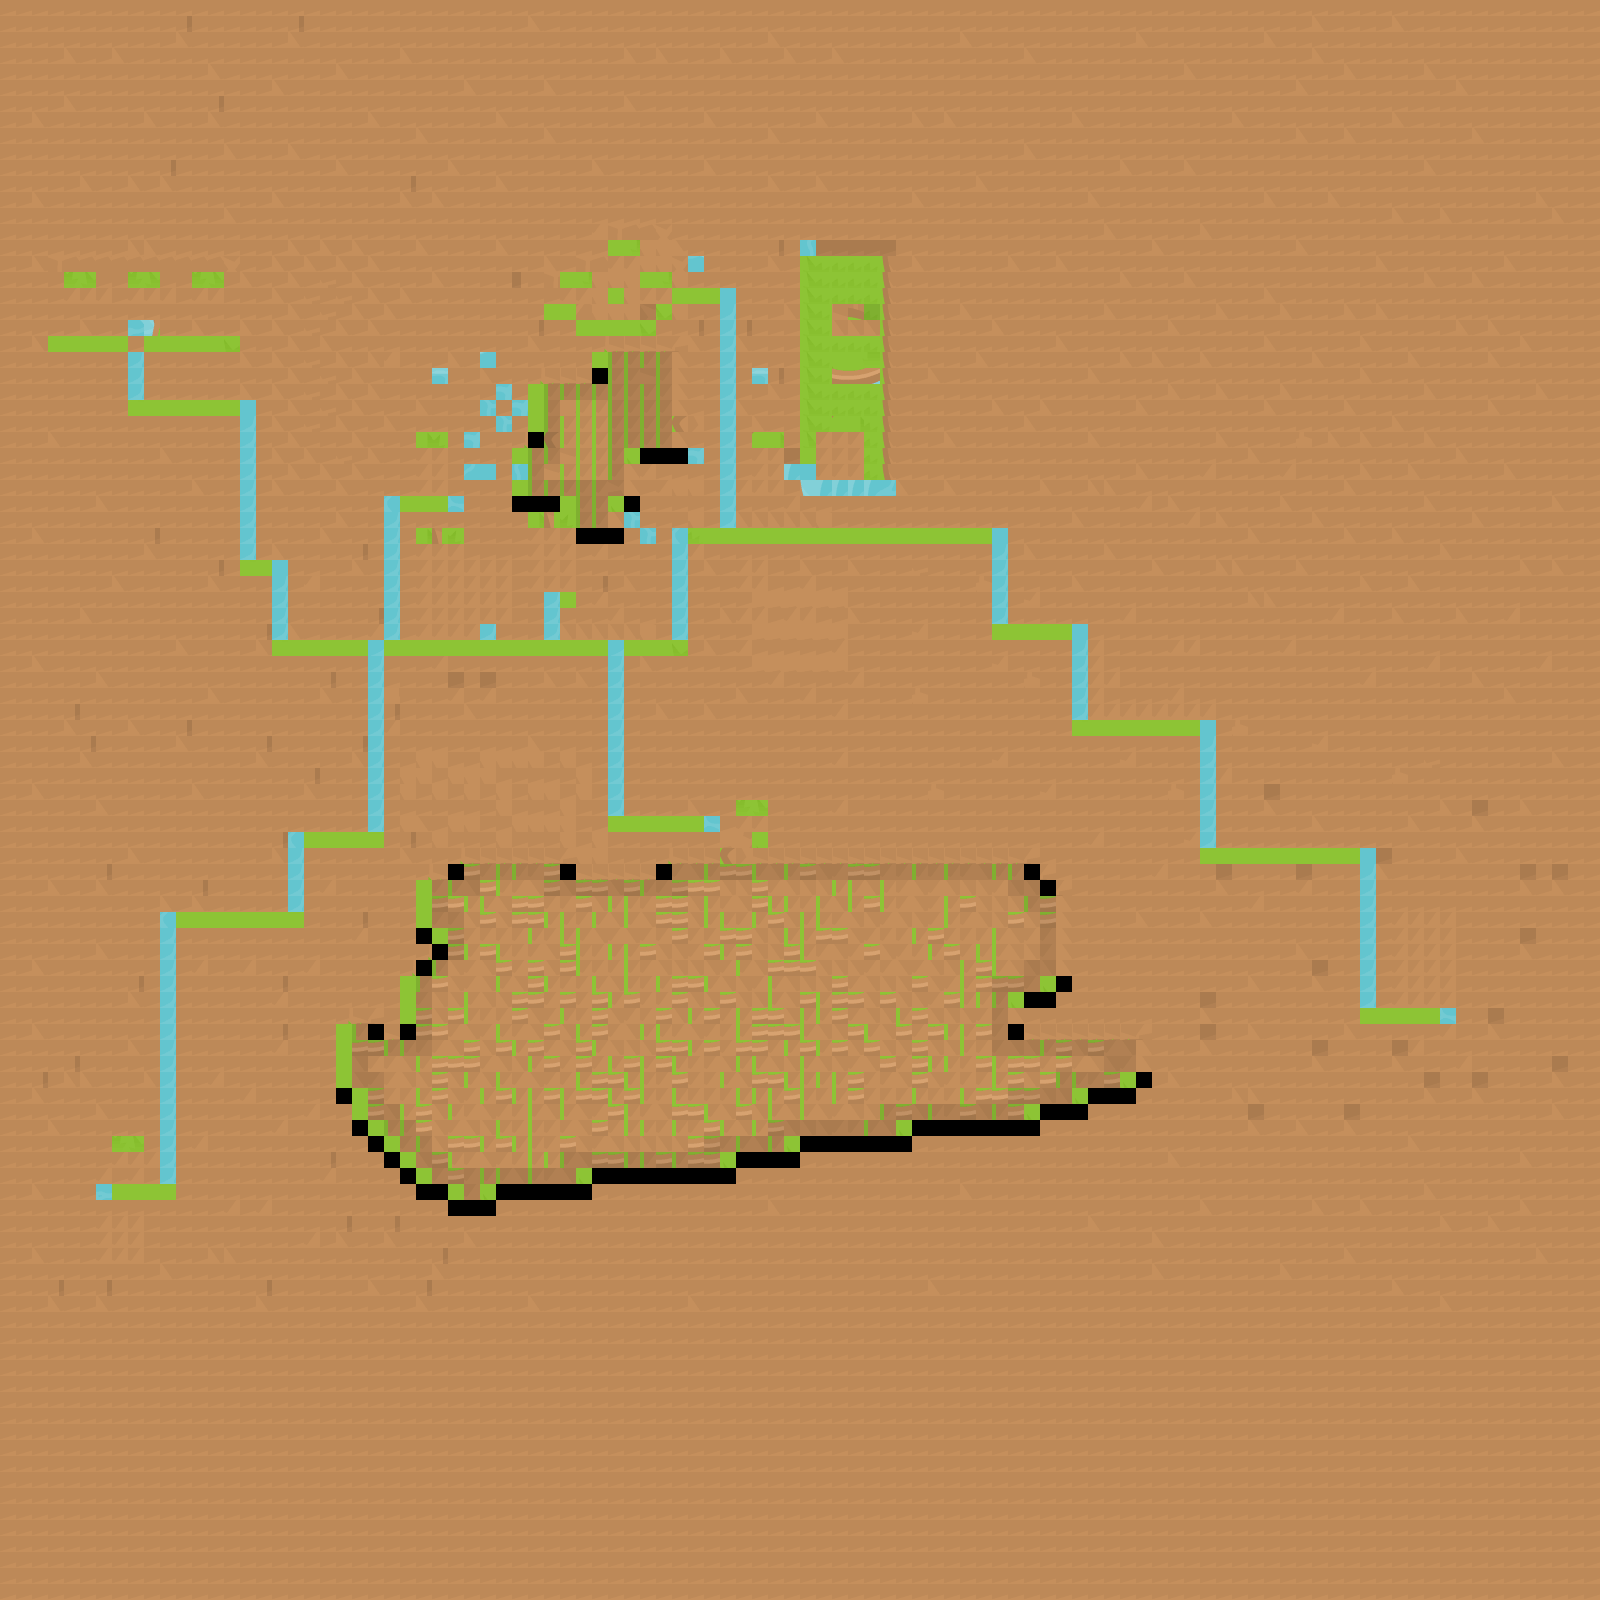

The image is a tile-based game level rendered from a .tmx file. Its description and source (layers, tilesets, objects; grid data summarised) follow:
An orthogonal 100x100 tile map with 16x16 px tiles, 7 tile layers (Ground/terrain, Ground overlay, Objects, Doors/windows/roof, ...) and 1 object (player).

<map version="1.0" orientation="orthogonal" renderorder="right-down" width="100" height="100" tilewidth="16" tileheight="16" nextobjectid="23">
 <tileset firstgid="1" name="Roguelike" tilewidth="16" tileheight="16" spacing="1">
  <image source="spritesheet.png" width="968" height="526" />
  <terraintypes>
   <terrain name="water" tile="-1" />
   <terrain name="grass" tile="-1" />
   <terrain name="marble" tile="-1" />
   <terrain name="blueflowers" tile="-1" />
  </terraintypes>
  <tile id="0" terrain="0,0,0,0" />
  <tile id="1" terrain="0,0,0,0" />
  <tile id="2" terrain="1,1,1,0" />
  <tile id="3" terrain="1,1,0,0" />
  <tile id="4" terrain="1,1,0,1" />
  <tile id="5" terrain="1,1,1,1" />
  <tile id="57" terrain="0,0,0,1" />
  <tile id="58" terrain="0,0,1,0" />
  <tile id="59" terrain="1,0,1,0" />
  <tile id="60" terrain="0,0,0,0" />
  <tile id="61" terrain="0,1,0,1" />
  <tile id="62" terrain="1,1,1,1" />
  <tile id="114" terrain="0,1,0,0" />
  <tile id="115" terrain="1,0,0,0" />
  <tile id="116" terrain="1,0,1,1" />
  <tile id="117" terrain="0,0,1,1" />
  <tile id="118" terrain="0,1,1,1" />
  <tile id="171" terrain="0,0,0,2" />
  <tile id="172" terrain="0,0,2,0" />
  <tile id="173" terrain="2,2,2,0" />
  <tile id="174" terrain="2,2,0,0" />
  <tile id="175" terrain="2,2,0,2" />
  <tile id="228" terrain="0,2,0,0" />
  <tile id="229" terrain="2,0,0,0" />
  <tile id="230" terrain="2,0,2,0" />
  <tile id="231" terrain="0,0,0,0" />
  <tile id="232" terrain="0,2,0,2" />
  <tile id="287" terrain="2,0,2,2" />
  <tile id="288" terrain="0,0,2,2" />
  <tile id="289" terrain="0,2,2,2" />
  <tile id="342" terrain=",,,2" />
  <tile id="343" terrain=",,2," />
  <tile id="344" terrain="2,2,2," />
  <tile id="345" terrain="2,2,," />
  <tile id="346" terrain="2,2,,2" />
  <tile id="399" terrain=",2,," />
  <tile id="400" terrain="2,,," />
  <tile id="401" terrain="2,,2," />
  <tile id="403" terrain=",2,,2" />
  <tile id="458" terrain="2,,2,2" />
  <tile id="459" terrain=",,2,2" />
  <tile id="460" terrain=",2,2,2" />
  <tile id="513" terrain=",,,2" />
  <tile id="514" terrain=",,2," />
  <tile id="515" terrain="2,2,2," />
  <tile id="516" terrain="2,2,," />
  <tile id="517" terrain="2,2,,2" />
  <tile id="570" terrain=",2,," />
  <tile id="571" terrain="2,,," />
  <tile id="572" terrain="2,,2," />
  <tile id="574" terrain=",2,,2" />
  <tile id="629" terrain="2,,2,2" />
  <tile id="630" terrain=",,2,2" />
  <tile id="631" terrain=",2,2,2" />
  <tile id="684" terrain="3,3,3,2" />
  <tile id="685" terrain="3,3,2,3" />
  <tile id="686" terrain="2,2,2,3" />
  <tile id="687" terrain="2,2,3,3" />
  <tile id="688" terrain="2,2,3,2" />
  <tile id="741" terrain="3,2,3,3" />
  <tile id="742" terrain="2,3,3,3" />
  <tile id="743" terrain="2,3,2,3" />
  <tile id="744" terrain="3,3,3,3" />
  <tile id="745" terrain="3,2,3,2" />
  <tile id="800" terrain="2,3,2,2" />
  <tile id="801" terrain="3,3,2,2" />
  <tile id="802" terrain="3,2,2,2" />
 </tileset>
 <layer name="Ground/terrain" width="100" height="100">
  <data>[10000 cells, 10000 non-empty, 18 distinct tile ids]</data>
 </layer>
 <layer name="Ground overlay" width="100" height="100">
  <data>[10000 cells, 496 non-empty, 47 distinct tile ids]</data>
 </layer>
 <layer name="Objects" width="100" height="100">
  <data>[10000 cells, 891 non-empty, 105 distinct tile ids]</data>
 </layer>
 <layer name="Doors/windows/roof" width="100" height="100">
  <data>[10000 cells, 46 non-empty, 33 distinct tile ids]</data>
 </layer>
 <layer name="Roofs and trees" width="100" height="100">
  <data>[10000 cells, 208 non-empty, 28 distinct tile ids]</data>
 </layer>
 <layer name="Roof object" width="100" height="100">
  <data>[10000 cells, 1 non-empty, 1 distinct tile ids]</data>
 </layer>
 <layer name="collision" width="100" height="100">
  <data>[10000 cells, 786 non-empty, 3 distinct tile ids]</data>
 </layer>
 <objectgroup name="objects">
  <object id="3" name="player" x="483.25" y="638.25" width="12.4167" height="10.3333" />
 </objectgroup>
</map>